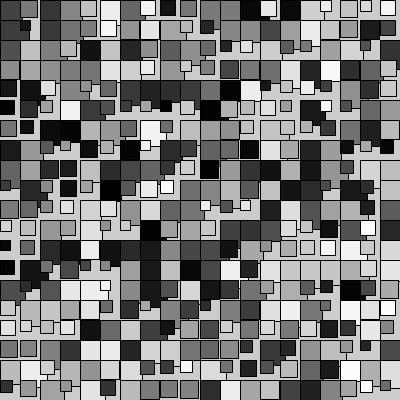
Frame 1 (no input)
Frame 60 (the mouse pressed at the canvas centre just before this capture): identical to frame 1, image omitted
Frame 120 (the mouse held since frame 60 and released just before this capture): identical to frame 1, image omitted

The Processing sketch that drew this single still picture (run headless with seeded random() and noise(); from frame 60 on, the mouse is pressed at the canvas centre):

// Processing sketch: processing_160088
// ── processing_160088.pde

int cols = 20;
int rows = 20;
int[][] grid = new int[cols][rows];
float[][] col = new float[cols][rows];

void setup(){
  size(400,400);
  for(int i=0; i<cols; i++){
    for(int j=0; j<rows; j++){
      grid[i][j] = (int)random(10,30);
      col[i][j] = random(255); 
    }
  }
}

void draw(){
  for(int i=0; i<cols; i++){
    for(int j=0; j<rows; j++){
      fill(col[i][j]);
      rect(20*i, 20*j, grid[i][j], grid[i][j]);
    }
  }
}
